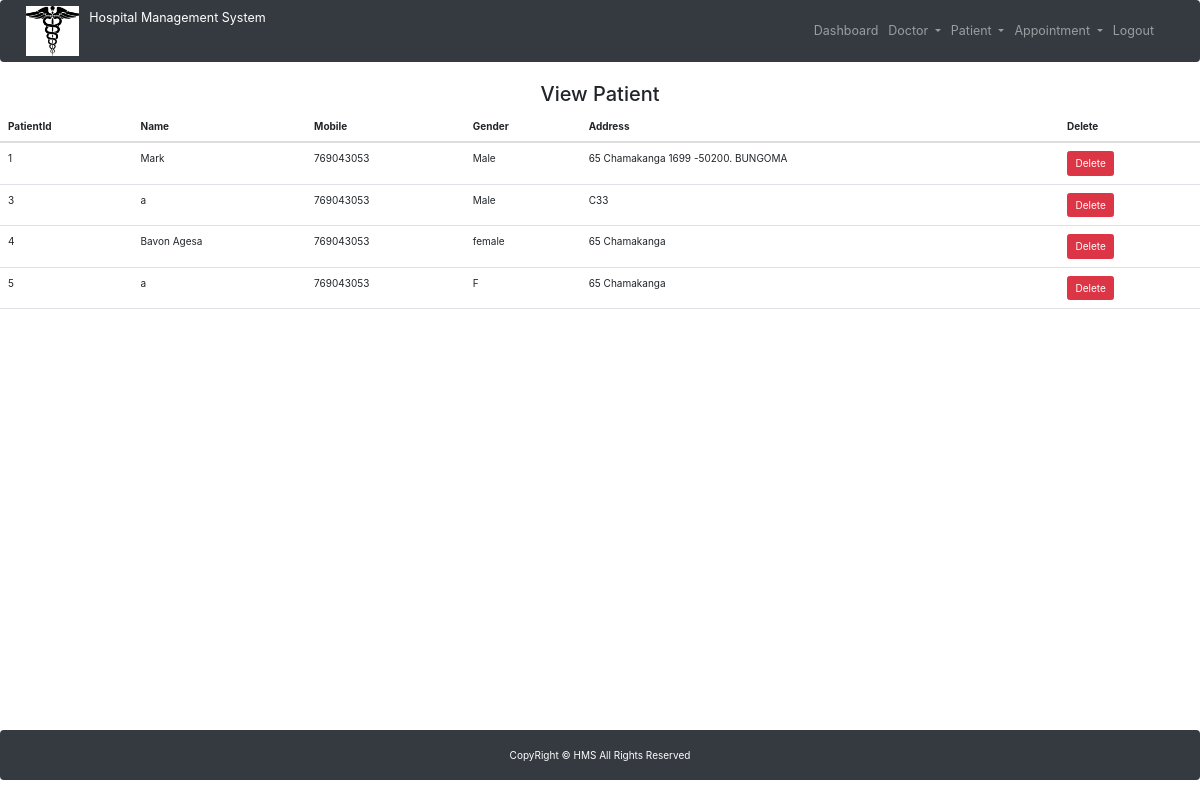
Page /view_patient/ (signed in) on the committed database.
### hospital/models.py (models this page shows)
class Patient(models.Model):
    name = models.CharField(max_length=50)
    gender = models.CharField(max_length=10)
    mobile = models.IntegerField(null=True)
    address = models.TextField()

### hospital/views.py (the view)
# urls.py: path('view_patient/', View_Patient, name='view_patient'),
def View_Patient(request):
    if not request.user.is_staff:
        return redirect('login')
    doc = Patient.objects.all()
    d = {'doc': doc}
    return render(request, 'view_patient.html', d)

### hospital/templates/view_patient.html (shortened to what this page needs)
<!DOCTYPE html>
<html lang="en">
<head>
    {% include 'base.html' %}
    {% include 'navigation.html' %}
</head>
<body>
{% block content %}
<div>
  <h2 class="text-center">View Patient</h2>
  <table class="table table-hover" id="example">
    <thead>
    <tr>
      <th>PatientId</th>
      <th>Name</th>
      <th>Mobile</th>
      <th>Gender</th>
      <th>Address</th>
      <th>Delete</th>
    </tr>
    </thead>
    <tbody>
    {% for i in doc %}
    <tr>
      <td>{{i.id}}</td>
      <td>{{i.name}}</td>
      <td>{{i.mobile}}</td>
      <td>{{i.gender}}</td>
      <td>{{i.address}}</td>
      <td><a href="{% url 'delete_patient' i.id %}" onclick="return confirm('Are you sure you want to delete?')" class="btn btn-danger">Delete</a></td>
    </tr>
    {% endfor %}
    </tbody>
  </table>
</div>
{% endblock content %}
</body>
</html>
{% include 'footer.html' %}

### hospital/templates/base.html (shortened to what this page needs)
{% load static %}
<!DOCTYPE html>
<html lang="en">
<head>
    <link rel="stylesheet" href="https://maxcdn.bootstrapcdn.com/bootstrap/3.4.1/css/bootstrap.min.css">
    <link rel="stylesheet" href="https://use.fontawesome.com/releases/v5.7.0/css/all.css"/>
    <link rel="stylesheet" type="text/css" href="{% static 'css/style.css' %}">
    <link rel="stylesheet" href="https://cdn.datatables.net/2.1.8/css/dataTables.dataTables.css"/>
    <link rel="stylesheet" href="https://cdn.datatables.net/buttons/3.2.0/css/buttons.dataTables.css"/>
</head>
<body>
</body>
</html>

### hospital/templates/navigation.html (shortened to what this page needs)
{% load static %}
<!DOCTYPE html>
<html lang="en">
<head>
  <link href="https://cdn.jsdelivr.net/npm/bootstrap@5.3.0-alpha3/dist/css/bootstrap.min.css" rel="stylesheet">
</head>
<body>
<nav class="navbar navbar-expand-lg navbar-dark bg-dark">
  <div class="container-fluid">
    <img src="{% static 'images/logo.png' %}" alt="Hospital Logo" style="height: 50px; margin-right: 10px;">
    <a class="navbar-brand fs-5" href="#">Hospital Management System</a>
    <div class="collapse navbar-collapse" id="navbarNavDropdown">
      <ul class="navbar-nav ms-auto mb-2 mb-lg-0">
        {% if request.user.is_staff %}
        <li class="nav-item">
          <a class="nav-link fs-5" href="{% url 'dashboard' %}">Dashboard</a>
        </li>
        <li class="nav-item dropdown">
          <a class="nav-link fs-5 dropdown-toggle" href="#" id="navbarDropdown" role="button" data-bs-toggle="dropdown" aria-expanded="false">
            Doctor
          </a>
        </li>
       <li class="nav-item dropdown">
          <a class="nav-link fs-5 dropdown-toggle" href="#" id="navbarDropdown" role="button" data-bs-toggle="dropdown" aria-expanded="false">
            Patient
          </a>
        <li class="nav-item dropdown">
          <a class="nav-link fs-5 dropdown-toggle" href="#" id="navbarDropdown" role="button" data-bs-toggle="dropdown" aria-expanded="false">
            Appointment
          </a>
        </li>
        <li class="nav-item">
          <a class="nav-link fs-5" href="{% url 'logout_admin' %}">Logout</a>
        </li>
        {% endif %}
      </ul>
    </div>
  </div>
</nav>
</body>
</html>

### hospital/templates/footer.html (shortened to what this page needs)
<!DOCTYPE html>
<html lang="en">
<head>
    <link rel="stylesheet" href="https://stackpath.bootstrapcdn.com/bootstrap/4.5.2/css/bootstrap.min.css">
</head>
<body class="d-flex flex-column min-vh-100">
<div class="flex-grow-1">
</div>
<nav class="navbar navbar-expand-sm bg-dark navbar-dark">
    <div class="footer-bottom w-100">
        <div class="container">
            <div class="row">
                <div class="col-sm-12 text-center">
                    <div class="copyright-text">
                        <p class="text-white mb-0">CopyRight © HMS All Rights Reserved</p>
                    </div>
                </div>
            </div>
        </div>
    </div>
</nav>
</body>
</html>

### hospital/templates/navigation.html (style rules this page uses)
.navbar-brand { display: flex; align-items: center; }
.navbar-nav { display: flex; align-items: center; }

### rows in the picture
Patient: id "1", name "Mark", mobile "769043053", gender "Male", address "65 Chamakanga 1699 -50200. BUNGOMA"
Patient: id "3", name "a", mobile "769043053", gender "Male", address "C33"
Patient: id "4", name "Bavon Agesa", mobile "769043053", gender "female", address "65 Chamakanga"
Patient: id "5", name "a", mobile "769043053", gender "F", address "65 Chamakanga"
